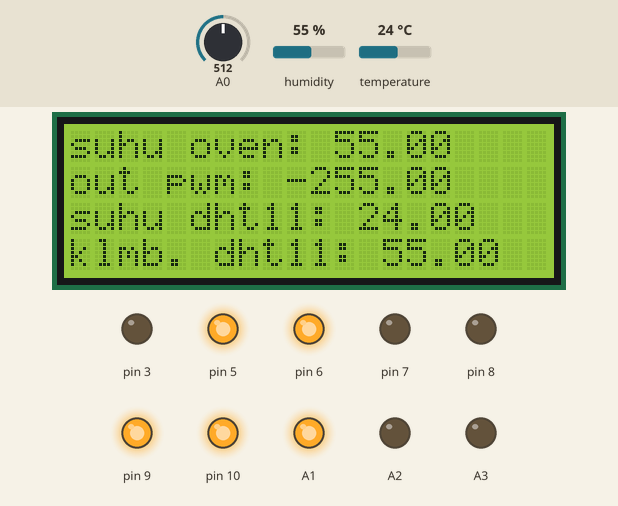
The sketch below on a simulated Arduino Uno, built with avr-gcc and run on an emulated ATmega328P. Shown: 20×4 character LCD, output pins drawn as LEDs (lit = HIGH). The inputs (shaded band) are chosen by the test bench; at power-on: A0 = 512, humidity 55 %, temperature 24 °C. What the sketch prints to the serial monitor is not drawn.

Above: at 2.3 s.
2.4 s: A0 set to 306
At 3.35 s:
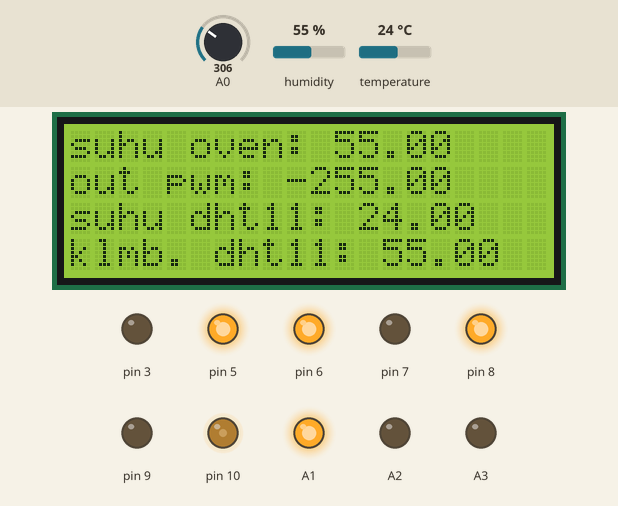
4.2 s: humidity set to 51 %
At 6.63 s:
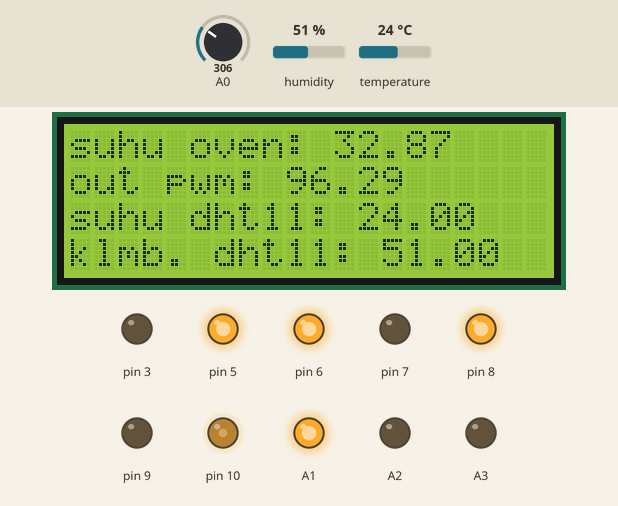
7.1 s: humidity set to 48 %
At 7.76 s:
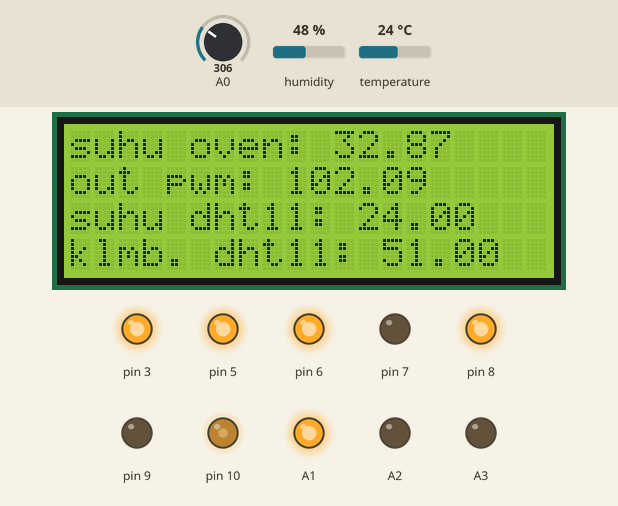
9.1 s: A0 set to 122
At 10.8 s:
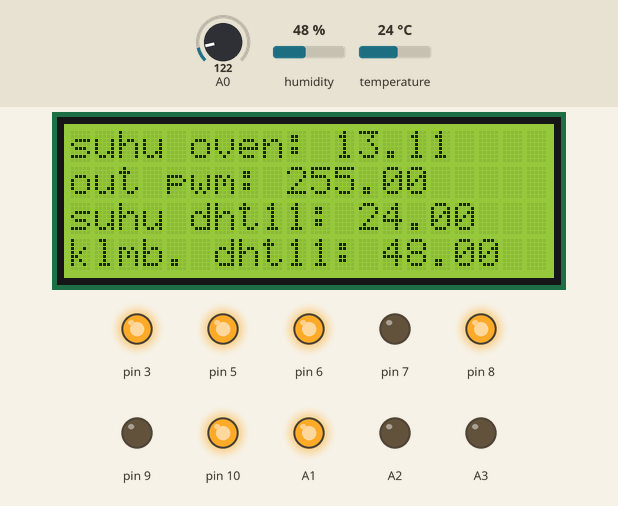
11.5 s: temperature set to 33 °C
At 14.0 s:
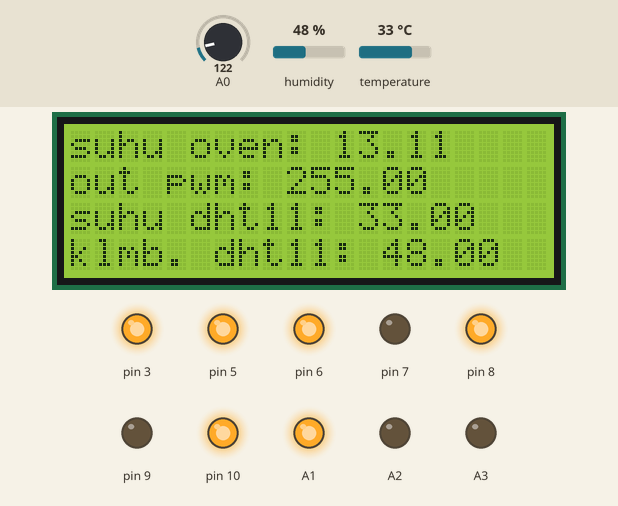
14.9 s: temperature set to 36 °C
At 16.5 s:
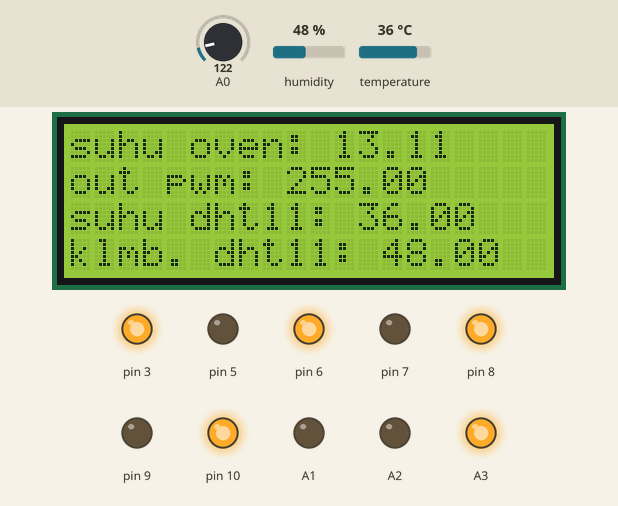
Timing chart, 0 to 18.0 s (numbered marks = the images above; inputs shaded):
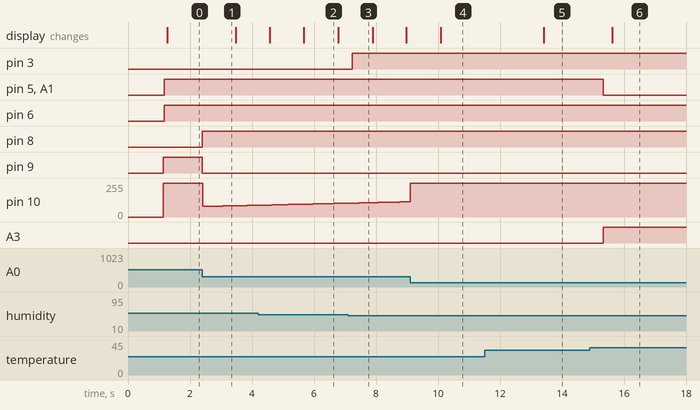

Measured:
- the behaviour switches between 50 and 49 % on humidity (found by bisection; images 2 and 3)
- the behaviour switches between 34 and 35 °C on temperature (found by bisection; images 5 and 6)
- after the input at 2.4 s, pin 8: LOW → HIGH at once; pin 9: HIGH → LOW at once; pin 10: 255/255 → 79/255 at once, → 80/255 0.13 s later, → 81/255 0.17 s later, → 82/255 0.17 s later, … (10 changes in this stretch)
- after the input at 7.1 s, pin 3: LOW → HIGH after 0.13 s
- after the input at 11.5 s, the display: changes after 1.9 s (image 5)
- after the input at 14.9 s, pin 5, A1: HIGH → LOW after 0.43 s; A3: LOW → HIGH after 0.43 s; the display: changes after 0.73 s (image 6)
- what the display in image 2 shows lasts 1.1 s, from 5.7 s to 6.8 s

The sketch:

prog_2_5.ino
```cpp
#include <PID_v2.h>
#include <LiquidCrystal_I2C.h>
#include "DHT.h"
DHT dht(2, DHT11);
LiquidCrystal_I2C lcd(0x27, 20, 4);
double aggKp = 4, aggKi = 0.2, aggKd = 1;
double consKp = 1, consKi = 0.05, consKd = 0.25;
PID_v2 myPID(consKp, consKi, consKd, PID::Direct);
unsigned long skr = 0;
int setpoin = 335;
void setup() {
  Serial.begin(9600);
  dht.begin();
  analogReference(INTERNAL);
  pinMode(A1, OUTPUT);
  pinMode(A2, OUTPUT);
  pinMode(A3, OUTPUT);
  pinMode(3, OUTPUT);
  pinMode(5, OUTPUT);
  pinMode(6, OUTPUT);
  pinMode(7, OUTPUT);
  pinMode(8, OUTPUT);
  pinMode(9, OUTPUT);
  pinMode(10, OUTPUT);
  myPID.SetOutputLimits(-255, 255);
  myPID.SetSampleTime(10);
  myPID.Start(analogRead(A0), 0, setpoin);
  lcd.init();
  lcd.backlight();
  lcd.setCursor(0, 0);
  lcd.print("suhu oven:          ");
  lcd.setCursor(0, 1);
  lcd.print("out pwm:            ");
  lcd.setCursor(0, 2);
  lcd.print("suhu DHT11:         ");
  lcd.setCursor(0, 3);
  lcd.print("klmb. DHT11:        ");
  delay(1000);
}
void loop() {
  double sensor = analogRead(A0);
  double gap = abs(myPID.GetSetpoint() - sensor);
  if (gap < 10) {
    myPID.SetTunings(consKp, consKi, consKd);
  } else {
    myPID.SetTunings(aggKp, aggKi, aggKd);
  }
  const double output = myPID.Run(sensor);
  analogWrite(10, abs(output));
  if (output < 0) {
    digitalWrite(8, LOW);
    digitalWrite(9, HIGH);
  }
  if (output > 0) {
    digitalWrite(9, LOW);
    digitalWrite(8, HIGH);
  }
  float t = dht.readTemperature();
  float h = dht.readHumidity();
  if (t > 37) {
    digitalWrite(A1, LOW);
    digitalWrite(A2, HIGH);
    digitalWrite(A3, LOW);
    digitalWrite(5, HIGH);
    digitalWrite(6, LOW);
    digitalWrite(7, HIGH);
  } else if (t < 35) {
    digitalWrite(A1, HIGH);
    digitalWrite(A2, LOW);
    digitalWrite(A3, LOW);
    digitalWrite(5, HIGH);
    digitalWrite(6, HIGH);
    digitalWrite(7, LOW);
  } else {
    digitalWrite(A1, LOW);
    digitalWrite(A2, LOW);
    digitalWrite(A3, HIGH);
    digitalWrite(5, LOW);
  }
  if (h < 50) digitalWrite(3, HIGH);
  else digitalWrite(3, LOW);
  if (millis() - skr > 1000) {
    lcd.setCursor(0, 0);
    lcd.print("suhu oven:          ");
    lcd.setCursor(11, 0);
    lcd.print(sensor * 0.107422);
    lcd.setCursor(0, 1);
    lcd.print("out pwm:            ");
    lcd.setCursor(9, 1);
    lcd.print(output);
    lcd.setCursor(0, 2);
    lcd.print("suhu dht11:         ");
    lcd.setCursor(12, 2);
    lcd.print(t);
    lcd.setCursor(0, 3);
    lcd.print("klmb. dht11:        ");
    lcd.setCursor(13, 3);
    lcd.print(h);
    Serial.print(setpoin);
    Serial.print(',');
    Serial.print(sensor);
    Serial.print(',');
    Serial.println(output);
    skr = millis();
  }
}
```
